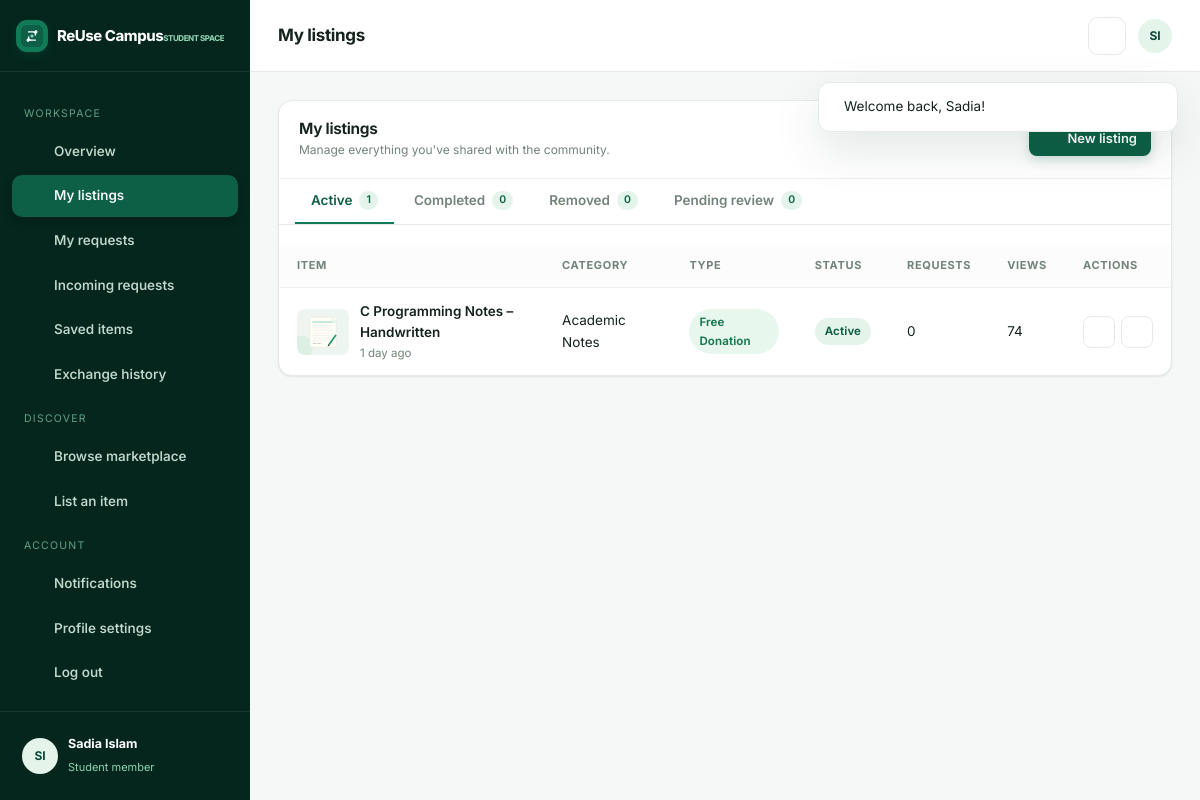
/dashboard/listings.php (signed in), run on the app's committed database.
### tables this page shows
CREATE TABLE `users` (
  `id` INT UNSIGNED AUTO_INCREMENT PRIMARY KEY,
  `full_name` VARCHAR(120) NOT NULL,
  `student_id` VARCHAR(50) NOT NULL,
  `email` VARCHAR(190) NOT NULL,
  `password` VARCHAR(255) NOT NULL,
  `college` VARCHAR(190) DEFAULT NULL,
  `department` VARCHAR(190) DEFAULT NULL,
  `semester` VARCHAR(30) DEFAULT NULL,
  `phone` VARCHAR(30) DEFAULT NULL,
  `profile_picture` VARCHAR(255) DEFAULT NULL,
  `contact_preferences` VARCHAR(255) DEFAULT 'email',
  `bio` TEXT DEFAULT NULL,
  `email_verified` TINYINT(1) NOT NULL DEFAULT 0,
  `verification_token` VARCHAR(100) DEFAULT NULL,
  `status` ENUM('active','suspended') NOT NULL DEFAULT 'active',
  `created_at` TIMESTAMP NOT NULL DEFAULT CURRENT_TIMESTAMP,
  `updated_at` TIMESTAMP NOT NULL DEFAULT CURRENT_TIMESTAMP ON UPDATE CURRENT_TIMESTAMP,
  UNIQUE KEY `uq_users_email` (`email`),
  UNIQUE KEY `uq_users_student_id` (`student_id`),
  KEY `idx_users_status` (`status`)
);

CREATE TABLE `listings` (
  `id` INT UNSIGNED AUTO_INCREMENT PRIMARY KEY,
  `user_id` INT UNSIGNED NOT NULL,
  `category_id` INT UNSIGNED NOT NULL,
  `title` VARCHAR(180) NOT NULL,
  `description` TEXT NOT NULL,
  `item_condition` ENUM('new','like_new','good','fair') NOT NULL DEFAULT 'good',
  `exchange_type` ENUM('donation','borrow','exchange','sale') NOT NULL,
  `price` DECIMAL(10,2) DEFAULT 0.00,
  `availability` ENUM('available','reserved','completed') NOT NULL DEFAULT 'available',
  `pickup_location` VARCHAR(190) DEFAULT NULL,
  `views` INT UNSIGNED NOT NULL DEFAULT 0,
  `status` ENUM('active','pending','removed','sold') NOT NULL DEFAULT 'active',
  `created_at` TIMESTAMP NOT NULL DEFAULT CURRENT_TIMESTAMP,
  `updated_at` TIMESTAMP NOT NULL DEFAULT CURRENT_TIMESTAMP ON UPDATE CURRENT_TIMESTAMP,
  KEY `idx_listings_user` (`user_id`),
  KEY `idx_listings_category` (`category_id`),
  KEY `idx_listings_status` (`status`),
  KEY `idx_listings_type` (`exchange_type`),
  KEY `idx_listings_created` (`created_at`),
  FULLTEXT KEY `ft_listings_search` (`title`,`description`),
  CONSTRAINT `fk_listings_user` FOREIGN KEY (`user_id`) REFERENCES `users`(`id`) ON DELETE CASCADE,
  CONSTRAINT `fk_listings_category` FOREIGN KEY (`category_id`) REFERENCES `categories`(`id`) ON DELETE RESTRICT
);

CREATE TABLE `categories` (
  `id` INT UNSIGNED AUTO_INCREMENT PRIMARY KEY,
  `name` VARCHAR(100) NOT NULL,
  `slug` VARCHAR(120) NOT NULL,
  `description` VARCHAR(255) DEFAULT NULL,
  `icon` VARCHAR(60) DEFAULT NULL,
  `status` ENUM('active','inactive') NOT NULL DEFAULT 'active',
  `created_at` TIMESTAMP NOT NULL DEFAULT CURRENT_TIMESTAMP,
  UNIQUE KEY `uq_categories_slug` (`slug`)
);

### dashboard/listings.php (the view, shortened to what the rows shown need)
<?php
require_once __DIR__ . '/../includes/auth.php';
require_once __DIR__ . '/../includes/components.php';
requireLogin();
$user = authUser();
$uid = (int)$user['id'];
$status = clean($_GET['status'] ?? 'active');
$rows = fetchListings('l.user_id = ? AND l.status = ?', [$uid,$status], 'l.created_at DESC');
require_once __DIR__ . '/../includes/app_header.php';
?>
<div class="panel">
  <div class="panel-head">
    <div><h2>My listings</h2><div class="sub">Manage everything you've shared with the community.</div></div>
  </div>
  <div class="panel-body flush">
    <?php if ($rows): ?>
      <div class="table-wrap"><table class="data">
        <thead><tr><th>Item</th><th>Category</th><th>Type</th><th>Status</th><th>Requests</th><th>Views</th><th>Actions</th></tr></thead>
        <tbody>
        <?php foreach ($rows as $l):
          $reqCount = (int)dbOne('SELECT COUNT(*) c FROM item_requests WHERE listing_id=?',[$l['id']])['c']; ?>
          <tr>
            <td><div style="display:flex;align-items:center;gap:11px">
              <img src="<?= e(imageUrl($l['image'])) ?>" alt="" style="width:52px;height:46px;object-fit:cover;border-radius:8px">
              <div><a class="table-title" href="<?= url('listing.php?id='.$l['id']) ?>"><?= e($l['title']) ?></a>
              <div class="table-sub"><?= e(timeAgo($l['created_at'])) ?></div></div></div></td>
            <td><?= e($l['category_name']) ?></td>
            <td><span class="badge badge-<?= e($l['exchange_type']) ?>"><?= e(exchangeLabel($l['exchange_type'])) ?></span></td>
            <td><?= statusBadge($l['status']) ?></td>
            <td><?= $reqCount ?></td>
            <td><?= (int)$l['views'] ?></td>
            <td><div class="cell-actions">
              <a href="<?= url('listing.php?id='.$l['id']) ?>" class="icon-btn" title="View"><?= icon('eye',15) ?></a>
              <?php if ($l['status']==='active'): ?>
              <a href="<?= url('listings/edit.php?id='.$l['id']) ?>" class="icon-btn" title="Edit"><?= icon('edit-3',15) ?></a>
              <?php endif; ?>
            </div></td>
          </tr>
        <?php endforeach; ?>
        </tbody>
      </table></div>
    <?php else: ?>
      <?= emptyState('No '.e($status).' listings', 'When you list resources, they will appear here.', 'Create a listing', url('listings/create.php')) ?>
    <?php endif; ?>
  </div>
</div>
<?php require_once __DIR__ . '/../includes/app_footer.php'; ?>

### includes/app_header.php (shortened to what the rows shown need)
<?php
require_once __DIR__ . '/functions.php';
require_once __DIR__ . '/auth.php';
require_once __DIR__ . '/icons.php';
$isAdminLayout = !empty($isAdminLayout);
$student  = $isAdminLayout ? null : authUser();
$admin    = $isAdminLayout ? ($admin ?? null) : null;
$notifCount = (!$isAdminLayout && $student) ? notificationCount($student['id']) : 0;
?>
<!DOCTYPE html>
<html lang="en">
<head>
  <link rel="stylesheet" href="<?= asset('css/style.css') ?>">
</head>
<body>
<div class="app">
  <?php require_once __DIR__ . '/sidebar.php'; ?>
  <div class="app-main">
    <header class="app-topbar">
      <div style="margin-left:auto;display:flex;align-items:center;gap:12px">
        <?php if (!$isAdminLayout): ?>
          <a href="<?= url('dashboard/notifications.php') ?>" class="nav-icon-btn" title="Notifications"><?= icon('bell',18) ?><?php if ($notifCount): ?><span class="notif-dot"></span><?php endif; ?></a>
        <?php endif; ?>
        <a href="<?= $isAdminLayout ? url('admin/index.php') : url('profile/index.php') ?>" class="avatar" style="width:34px;height:34px;font-size:12px"><?= e(initials($isAdminLayout ? ($admin['full_name']??'A') : ($student['full_name']??'S'))) ?></a>
      </div>
    </header>
    <main class="app-content">

### includes/sidebar.php (shortened to what the rows shown need)
<aside class="app-sidebar" id="appSidebar">
    <?php if ($isAdminLayout): ?>
      <div class="side-label">Management</div>
      <div class="side-links">
        <a href="<?= url('admin/index.php') ?>" class="<?= $active==='overview'?'active':'' ?>"><?= icon('layout',17) ?> Overview</a>
        <a href="<?= url('admin/users.php') ?>" class="<?= $active==='users'?'active':'' ?>"><?= icon('users',17) ?> Students</a>
        <a href="<?= url('admin/listings.php') ?>" class="<?= $active==='listings'?'active':'' ?>"><?= icon('package',17) ?> Listings</a>
        <a href="<?= url('admin/reports.php') ?>" class="<?= $active==='reports'?'active':'' ?>"><?= icon('flag',17) ?> Reports <?php if ($pendingReports): ?><span class="badge"><?= $pendingReports ?></span><?php endif; ?></a>
        <a href="<?= url('admin/categories.php') ?>" class="<?= $active==='categories'?'active':'' ?>"><?= icon('layers',17) ?> Categories</a>
        <a href="<?= url('admin/messages.php') ?>" class="<?= $active==='messages'?'active':'' ?>"><?= icon('mail',17) ?> Messages</a>
        <a href="<?= url('admin/analytics.php') ?>" class="<?= $active==='analytics'?'active':'' ?>"><?= icon('bar-chart',17) ?> Analytics</a>
      </div>
      <div class="side-label">Account</div>
      <div class="side-links">
        <a href="<?= url('index.php') ?>" target="_blank"><?= icon('external-link',17) ?> View website</a>
        <a href="<?= url('admin/logout.php') ?>"><?= icon('log-out',17) ?> Log out</a>
      </div>
    <?php else: ?>
        <a href="<?= url('dashboard/index.php') ?>" class="<?= $active==='overview'?'active':'' ?>"><?= icon('layout',17) ?> Overview</a>
    <?php endif; ?>
  <div class="sidebar-foot">
    <div class="sidebar-user">
      <span class="avatar"><?= $isAdminLayout ? e(initials($admin['full_name'] ?? 'A')) : e(initials($student['full_name'] ?? 'S')) ?></span>
      <div style="min-width:0"><b><?= e($isAdminLayout ? ($admin['full_name'] ?? 'Admin') : ($student['full_name'] ?? 'Student')) ?></b>
      <small><?= $isAdminLayout ? 'Administrator' : 'Student member' ?></small></div>
    </div>
  </div>
</aside>

### includes/icons.php (shortened to what the rows shown need)
<?php
function icon($name, $size = 20, $class = '')
{
    return '<svg class="icon ' . e($class) . '" width="' . (int)$size . '" height="' . (int)$size . '" aria-hidden="true"><use href="#i-' . e($name) . '"></use></svg>';
}

### includes/functions.php (shortened to what the rows shown need)
<?php
require_once __DIR__ . '/../config/config.php';
require_once __DIR__ . '/../config/database.php';
function e($value)
{
    return htmlspecialchars((string)$value, ENT_QUOTES, 'UTF-8');
}
function clean($value)
{
    return trim(strip_tags((string)$value));
}
function timeAgo($datetime)
{
    $ts = strtotime($datetime);
    $diff = time() - $ts;
    $units = [
        31536000 => 'year', 2592000 => 'month', 604800 => 'week',
        86400 => 'day', 3600 => 'hour', 60 => 'minute'
    ];
    foreach ($units as $sec => $label) {
        if ($diff >= $sec) {
            $n = floor($diff / $sec);
            return $n . ' ' . $label . ($n > 1 ? 's' : '') . ' ago';
        }
    }
    return 'just now';
}
function exchangeLabel($type)
{
    return [
        'donation' => 'Free Donation',
        'borrow'   => 'Borrow',
        'exchange' => 'Exchange',
        'sale'     => 'For Sale',
    ][$type] ?? ucfirst($type);
}
function statusBadge($status)
{
    $label = ucfirst($status);
    return '<span class="badge badge-' . e($status) . '">' . e($label) . '</span>';
}
function imageUrl($filename)
{
    return asset($filename);
}
function initials($name)
{
    $parts = preg_split('/\s+/', trim((string)$name));
    $out = '';
    foreach (array_slice($parts, 0, 2) as $p) {
        $out .= strtoupper(mb_substr($p, 0, 1));
    }
    return $out ?: '?';
}

### data on the page
users: full_name "SI", full_name "Sadia Islam"
listings: title "C Programming Notes – Handwritten", created_at "1 day ago", category.name "Academic Notes", exchange_type "Free Donation", status "Active", reqCount "0", views "74"

### other printed values
$f['message'] "Welcome back, Sadia!"
$appTitle "My listings"
$v "Active"
$counts[$k] "1"
$v "Completed"
$counts[$k] "0"
$v "Removed"
$v "Pending review"
